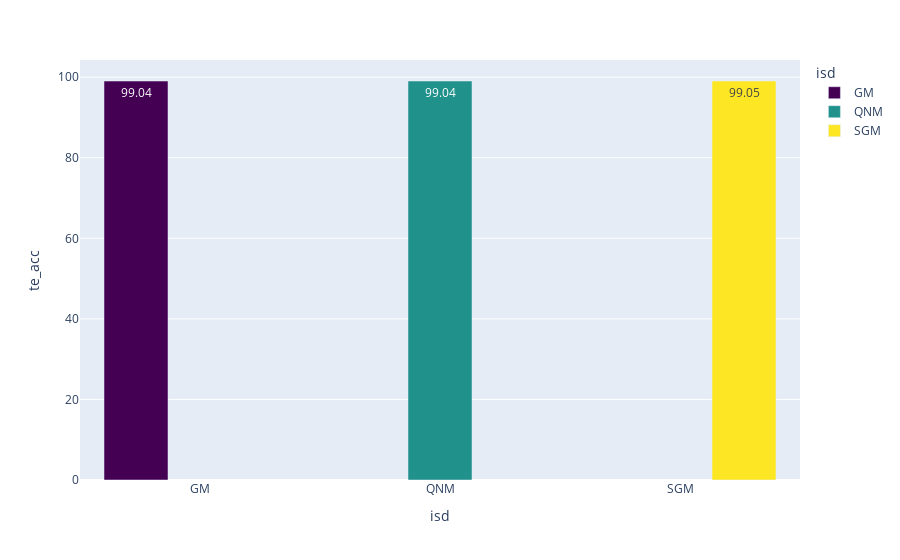

Source (notebook cell):
### Code cell
fig = px.bar(te_acc_mean, x="isd", y="te_acc", color="isd", barmode="group",
             text=te_acc_mean["te_acc"].round(2),
             color_discrete_sequence =['#440154', '#21918c', '#fde725'])
fig.show()
fig.write_image("Images/te_acc_mean.png")

### Figure 1 — Plotly figure (JSON) as saved in the notebook; plotly's stock layout.template omitted (floating-point values rounded to 4 significant figures)
{"data": [{"alignmentgroup": "True", "hovertemplate": "isd=%{x}<br>te_acc=%{y}<br>text=%{text}<extra></extra>", "legendgroup": "GM", "marker": {"color": "#440154", "pattern": {"shape": ""}}, "name": "GM", "offsetgroup": "GM", "orientation": "v", "showlegend": true, "text": [99.04], "textposition": "auto", "type": "bar", "x": ["GM"], "xaxis": "x", "y": [99.04], "yaxis": "y"}, {"alignmentgroup": "True", "hovertemplate": "isd=%{x}<br>te_acc=%{y}<br>text=%{text}<extra></extra>", "legendgroup": "QNM", "marker": {"color": "#21918c", "pattern": {"shape": ""}}, "name": "QNM", "offsetgroup": "QNM", "orientation": "v", "showlegend": true, "text": [99.04], "textposition": "auto", "type": "bar", "x": ["QNM"], "xaxis": "x", "y": [99.04], "yaxis": "y"}, {"alignmentgroup": "True", "hovertemplate": "isd=%{x}<br>te_acc=%{y}<br>text=%{text}<extra></extra>", "legendgroup": "SGM", "marker": {"color": "#fde725", "pattern": {"shape": ""}}, "name": "SGM", "offsetgroup": "SGM", "orientation": "v", "showlegend": true, "text": [99.05], "textposition": "auto", "type": "bar", "x": ["SGM"], "xaxis": "x", "y": [99.05], "yaxis": "y"}], "layout": {"barmode": "group", "legend": {"title": {"text": "isd"}, "tracegroupgap": 0}, "margin": {"t": 60}, "xaxis": {"anchor": "y", "categoryarray": ["GM", "QNM", "SGM"], "categoryorder": "array", "domain": [0, 1], "title": {"text": "isd"}}, "yaxis": {"anchor": "x", "domain": [0, 1], "title": {"text": "te_acc"}}}}
